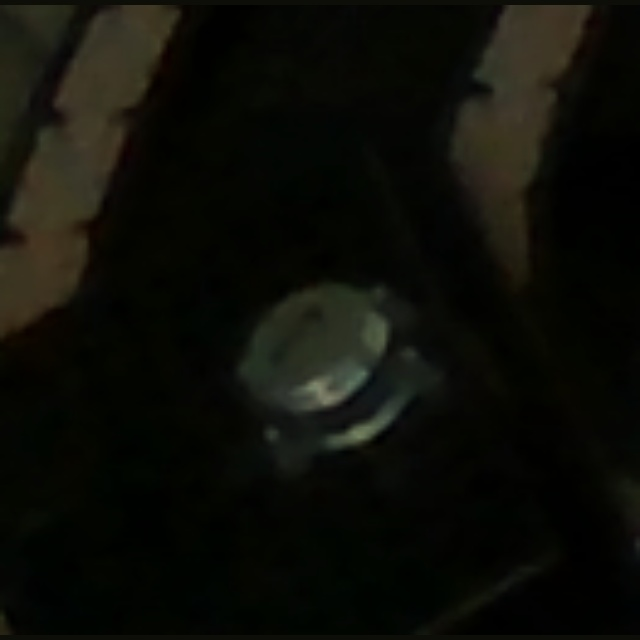
#> input picture 00_All_X_NO_X_222_By_Class/NO_X/test_HARD_HARD_NO_X_PASS_20260916_141632_842_VIEW_02.jpg, 640 x 640 px
$ python -i 27_live_fast_new_object_final_with_rfid_boundaries.py   (imports and definitions only)
#> lines starting #> are read from the running program, lines starting #| are printed output that depends on the picture
#> further down, picture is the input picture: shape (640, 640, 3); mean B, G, R 7.8, 13.6, 12.9
from __future__ import annotations

from collections import deque
import importlib.util
from pathlib import Path
import time

import cv2
import numpy as np
from ultralytics import YOLO


# ============================================================
# CREST YOLO26 - PHASE 27 FAST NEW-OBJECT + OCCLUSION-HOLD LIVE
# SELF-CONTAINED VERSION
#
# IMPORTANT FIX
# -------------
# This version does NOT import helper functions from
# live_final_empty_accepted_rejected.py.
#
# The previous candidate failed because the runtime copy of that
# module did not expose merge_pallet_detections as an attribute.
#
# This file now contains the required live helper logic directly
# and only loads dynamic_live_pallet_detection.py as the tracker stage.
#
# EXISTING live_final_empty_accepted_rejected.py IS NOT MODIFIED.
# ============================================================


# ============================================================
# PATHS
# ============================================================

CODE_DIR = Path(__file__).resolve().parent
SYSTEM_ROOT = CODE_DIR.parent

STAGE08_FILE = (
    CODE_DIR
    / "dynamic_live_pallet_detection.py"
)

PALLET_MODEL_PATH = (
    SYSTEM_ROOT
    / "MODELS"
    / "pallet_yolo26n_best.pt"
)

OBJECT_MODEL_PATH = (
    SYSTEM_ROOT
    / "MODELS"
    / "empty_object_yolo26n_cls_best.pt"
)

SYMBOL_MODEL_PATH = (
    SYSTEM_ROOT
    / "MODELS"
    / "x_no_x_yolo26n_medium_focus_final_hard_best.pt"
)

BOUNDARY_FILE = (
    SYSTEM_ROOT
    / "CONFIG"
    / "conveyor_boundary.json"
)

SAVE_DIR = (
    SYSTEM_ROOT
    / "RESULTS"
    / "27_Live_Fast_New_Object_Final"
)

DEBUG_DIR = (
    SAVE_DIR
    / "Latest_Medium_Focus_ROIs"
)

# [9 lines not run here, left out]


# ============================================================
# CAMERA
# ============================================================

# Try the normal CREST index first, then alternatives.
CAMERA_INDEX_CANDIDATES = [
    1,
    0,
    2,
    3,
    4,
]

CAMERA_WIDTH = 1920
CAMERA_HEIGHT = 1080
CAMERA_FPS = 30
CAMERA_EXPOSURE = -7.0


# ============================================================
# PALLET DETECTION / TRACKING
# ============================================================

PALLET_CONFIDENCE = 0.10
PALLET_CONFIRM_FRAMES = 5
PALLET_CROP_PADDING = 0.03

# Draw a missing track for only a very short time so we do not create ghosts.
TRACK_DISPLAY_GRACE_FRAMES = 2

# Keep its INTERNAL state longer than we draw it.  This allows the same pallet
# to pass behind the black pole/wire for a short time without losing its
# EMPTY/OBJECT and X/NO_X decision history.  Hidden stale tracks are NOT counted
# and are NOT drawn.
TRACK_STATE_MEMORY_FRAMES = 12

# Only bridge a NEW tracker ID across a genuinely brief disappearance.
# This is deliberately shorter than the internal state memory to reduce
# the chance of copying one pallet's state to a neighboring pallet.
STATE_BRIDGE_MAX_MISSED_FRAMES = 10

# Strict one-to-one state bridge used only when the tracker assigns a new ID
# after a short occlusion.
STATE_BRIDGE_MIN_SIZE_RATIO = 0.80
STATE_BRIDGE_MIN_SMALLER_OVERLAP = 0.20
STATE_BRIDGE_MIN_IOU = 0.08
STATE_BRIDGE_MAX_HORIZONTAL_CENTER_RATIO = 0.45
STATE_BRIDGE_MAX_VERTICAL_CENTER_RATIO = 0.35
STATE_BRIDGE_MIN_SCORE = 1.10
STATE_BRIDGE_UNIQUE_MARGIN = 0.25

DUPLICATE_MIN_SIZE_RATIO = 0.60
DUPLICATE_MIN_VERTICAL_OVERLAP = 0.70
DUPLICATE_MIN_SMALLER_OVERLAP = 0.18

DUPLICATE_MAX_HORIZONTAL_CENTER_RATIO = 0.82
DUPLICATE_MAX_VERTICAL_CENTER_RATIO = 0.35

STALE_TRANSFER_OVERLAP = 0.10
STALE_TRANSFER_IOU = 0.02
STALE_TRANSFER_CENTER_RATIO = 1.25


# ============================================================
# PALLET SOFTWARE BRIGHTENING
# ============================================================

PALLET_GAMMA = 0.60

pallet_clahe = cv2.createCLAHE(
    clipLimit=2.0,
    tileGridSize=(8, 8),
)


# ============================================================
# EMPTY / OBJECT
# ============================================================

OBJECT_IMAGE_SIZE = 320
OBJECT_MIN_CONFIDENCE = 0.50
OBJECT_HISTORY_FRAMES = 7

# Asymmetric evidence: seeing a real object is positive evidence, while EMPTY
# is allowed to take a little longer because the pole/wire can temporarily hide
# the object and make the crop look empty.
OBJECT_PRESENT_INITIAL_VOTES = 2
EMPTY_INITIAL_VOTES = 5

# If a new/reacquired track was temporarily committed as EMPTY while the pole
# covered the object, allow strong positive object evidence to upgrade it.
# This transition is one-way: OBJECT_PRESENT never downgrades back to EMPTY.
OBJECT_RECOVERY_VOTES = 2
OBJECT_RECOVERY_MIN_CONFIDENCE = 0.75

# FAST NEW-OBJECT DETECTION
# -------------------------
# An EMPTY pallet must not wait for the lower clean-view gate before we notice
# that a real object has been placed on it.  Three consecutive strong
# OBJECT_PRESENT observations are enough to start a fast symbol check anywhere
# the tracked pallet is visible.  This is intentionally stronger than one or two
# frames so a passing hand/wire does not turn an EMPTY pallet into an object.
OBJECT_FAST_ADD_CONSECUTIVE_VOTES = 3
OBJECT_FAST_ADD_MIN_CONFIDENCE = 0.85

# Automatic real-change detection while the conveyor is moving.
# A brief pole/wire occlusion may create one or two EMPTY observations,
# but a physically removed object creates sustained high-confidence EMPTY
# observations.  Require a consecutive streak before changing an already
# established OBJECT_PRESENT pallet to EMPTY.
# Contradictory EMPTY/OBJECT evidence is sampled slowly enough that a
# split-second hand/wire/occlusion cannot erase a known pallet state.
OBJECT_OBSERVATION_MIN_SECONDS = 0.18

# An established OBJECT_PRESENT pallet changes to EMPTY only after sustained
# clean-view evidence.  Five spaced observations require roughly 0.7-0.9 s.
OBJECT_REMOVAL_CONSECUTIVE_VOTES = 5
OBJECT_REMOVAL_MIN_CONFIDENCE = 0.85


# ============================================================
# SYMBOL MODEL / FROZEN REPRESENTATION
# ============================================================

SYMBOL_IMAGE_SIZE = 640
SYMBOL_MIN_CONFIDENCE = 0.65

FOCUS_X1 = 0.15
FOCUS_Y1 = 0.00
FOCUS_X2 = 0.85
FOCUS_Y2 = 0.67


# ============================================================
# LIVE 3-VIEW DECISION
# ============================================================

SYMBOL_REQUIRED_OBSERVATIONS = 3
SYMBOL_REQUIRED_VOTES = 2

# New observation must come from a meaningfully different pallet location.
SYMBOL_SAMPLE_MIN_CENTER_DISTANCE_RATIO = 0.22

# Prevent adjacent frames from becoming separate "views".
SYMBOL_SAMPLE_MIN_SECONDS = 0.20

# No fixed purple rectangle is used in Phase 25.
#
# The conveyor moves CLOCKWISE.  Therefore the clean section immediately after
# the right-side wire/turn is identified dynamically by TRACK MOTION:
#
#   top straight    -> pallet moves mainly RIGHT  -> no symbol voting
#   right turn/wire -> direction/box unstable     -> no symbol voting
#   lower straight  -> pallet moves mainly LEFT   -> symbol voting allowed
#   left turn       -> direction changes          -> no symbol voting
#
# This removes the temporary hard-coded spatial offset.  A camera shift does not
# move the decision logic to the wrong physical place.
SYMBOL_CLEAN_MIN_LEFTWARD_VX = 0.60
SYMBOL_CLEAN_HORIZONTAL_DOMINANCE = 1.25
SYMBOL_CLEAN_MIN_DETECT_CONFIDENCE = 0.20
SYMBOL_CLEAN_MIN_RING_OVERLAP = 0.30

# After the wire or any box instability, require several consecutive stable
# tracked frames before X/NO_X is allowed to vote.
SYMBOL_CLEAN_REQUIRED_STABLE_FRAMES = 5
SYMBOL_CLEAN_RECOVERY_SECONDS = 0.25
SYMBOL_CLEAN_MIN_BOX_IOU = 0.50
SYMBOL_CLEAN_MIN_SIZE_RATIO = 0.82
SYMBOL_CLEAN_MAX_HORIZONTAL_CENTER_RATIO = 0.22
SYMBOL_CLEAN_MAX_VERTICAL_CENTER_RATIO = 0.20

# Initial classification still uses the externally validated 2-of-3 rule.
# Once ACCEPTED/REJECTED exists, a genuine physical X <-> NO_X change requires
# 3/3 opposite CLEAN observations.  Bad wire/turn views cannot rewrite it.
SYMBOL_CHANGE_REQUIRED_OPPOSITE_VOTES = 3

# FAST SYMBOL CHECK AFTER A NEW OBJECT APPEARS
# --------------------------------------------
# The old clean-view-only logic could make a newly placed object wait one or two
# full conveyor laps before collecting three symbol samples.  After a confirmed
# EMPTY -> OBJECT_PRESENT transition, open a short fast window instead.
#
# We wait briefly for the placing hand to move away, then take three
# time-separated / slightly-spaced samples.  A fast decision requires 3/3
# identical votes.  If they disagree, the fast window expires and the normal
# clean-view logic takes over.
FAST_SYMBOL_START_DELAY_SECONDS = 0.35
FAST_SYMBOL_WINDOW_SECONDS = 2.50
FAST_SYMBOL_SAMPLE_MIN_SECONDS = 0.16
FAST_SYMBOL_MIN_CENTER_DISTANCE_RATIO = 0.05
FAST_SYMBOL_REQUIRED_IDENTICAL_VOTES = 3
FAST_SYMBOL_MIN_DETECT_CONFIDENCE = 0.20
FAST_SYMBOL_MIN_RING_OVERLAP = 0.25


# ============================================================
# DISPLAY COLORS
# ============================================================

COLOR_EMPTY = (0, 255, 0)
COLOR_ACCEPTED = (255, 255, 0)
COLOR_REJECTED = (0, 0, 255)
COLOR_CHECKING = (0, 255, 255)
COLOR_UNKNOWN = (255, 255, 255)


# ============================================================
# RFID STATION BOUNDARIES - DISPLAY ONLY
# ============================================================

# RFID1 = TOP conveyor, RIGHT -> LEFT
RFID1_BOX = (1123, 578, 1183, 675)

# RFID2 = BOTTOM conveyor, LEFT -> RIGHT
RFID2_BOX = (823, 734, 884, 815)

COLOR_RFID1 = (0, 255, 255)
COLOR_RFID2 = (255, 255, 0)


# ============================================================
# LOAD DYNAMIC PALLET STAGE
# ============================================================

# [108 lines left out: functions load_stage08, open_camera, not called in this run]


# ============================================================
# IMAGE PREPROCESSING
# ============================================================

def make_pallet_frame(frame):
    table = np.array(
        [
            (
                (
                    value
                    / 255.0
                )
                ** PALLET_GAMMA
            )
            * 255
            for value in range(
                256
            )
        ],
        dtype=np.uint8,
    )

    bright = cv2.LUT(
        frame,
        table,
    )
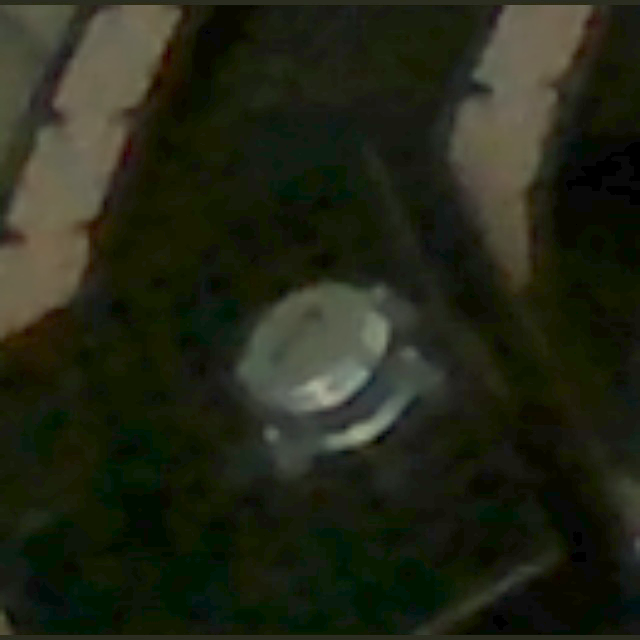
#> bright: shape (640, 640, 3); mean B, G, R 22.3, 37.7, 34.3

    lab = cv2.cvtColor(
        bright,
        cv2.COLOR_BGR2LAB,
    )
#> lab: shape (640, 640, 3); mean of channels 0, 1, 2 35.6, 123.7, 135.9

    (
        l_channel,
        a_channel,
        b_channel,
    ) = cv2.split(
        lab
    )
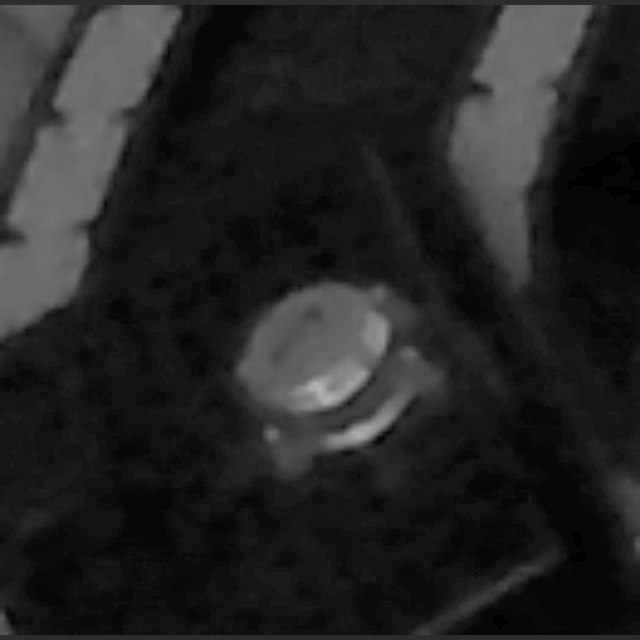
#> l_channel: shape (640, 640); min 0, max 177, mean 35.6
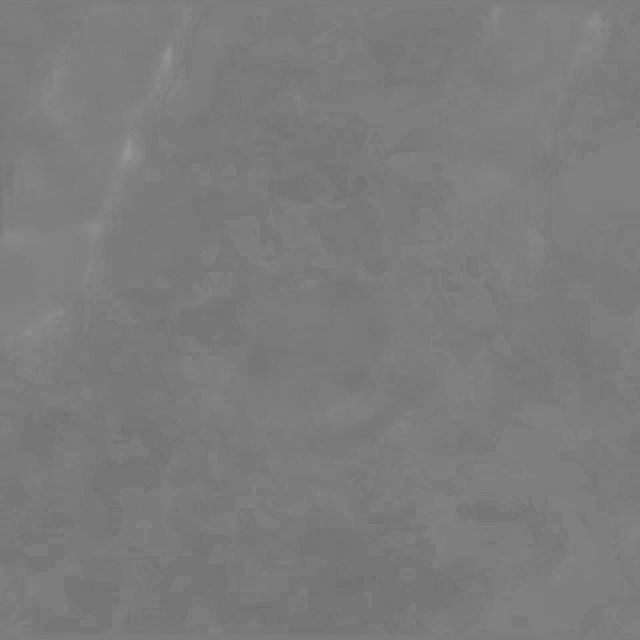
#> a_channel: shape (640, 640); min 111, max 151, mean 123.7
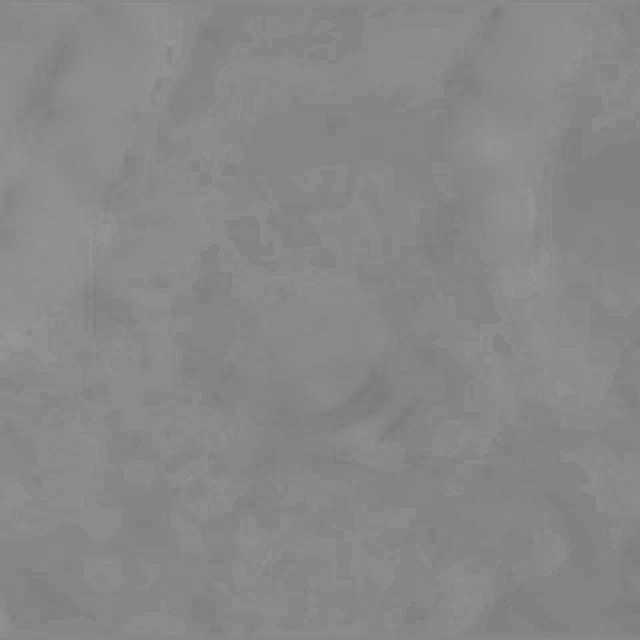
#> b_channel: shape (640, 640); min 121, max 154, mean 135.9

    l_channel = pallet_clahe.apply(
        l_channel
    )
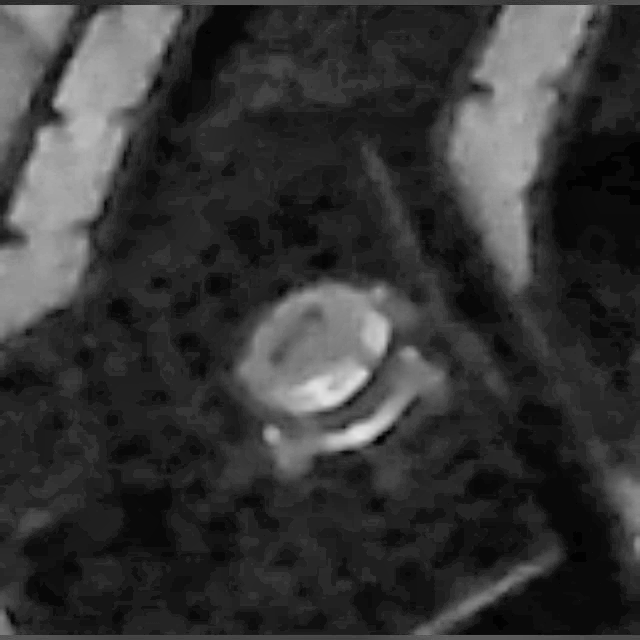
#> l_channel: shape (640, 640); min 0, max 228, mean 54.4

    lab = cv2.merge(
        (
            l_channel,
            a_channel,
            b_channel,
        )
    )
#> lab: shape (640, 640, 3); mean of channels 0, 1, 2 54.4, 123.7, 135.9

    return cv2.cvtColor(
        lab,
        cv2.COLOR_LAB2BGR,
    )
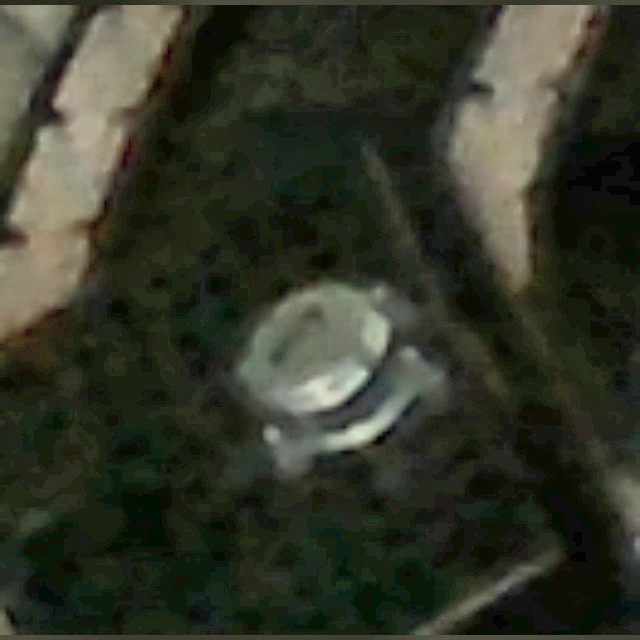
#> returned value: shape (640, 640, 3); mean B, G, R 40.5, 54.5, 50.9


# [3415 lines left out: functions make_symbol_frame, crop_pallet, box_iou, smaller_box_overlap_ratio, vertical_overlap_ratio, box_size_ratio and 24 more, not called in this run]


# [2 lines not run here, left out]

>>> import cv2
>>> picture = cv2.imread('../../00_All_X_NO_X_222_By_Class/NO_X/test_HARD_HARD_NO_X_PASS_20260916_141632_842_VIEW_02.jpg')
>>> result = make_pallet_frame(picture)

$ run again, on 00_All_X_NO_X_222_By_Class/NO_X/test_HARD_HARD_NO_X_PASS_20260916_141639_584_VIEW_01.jpg
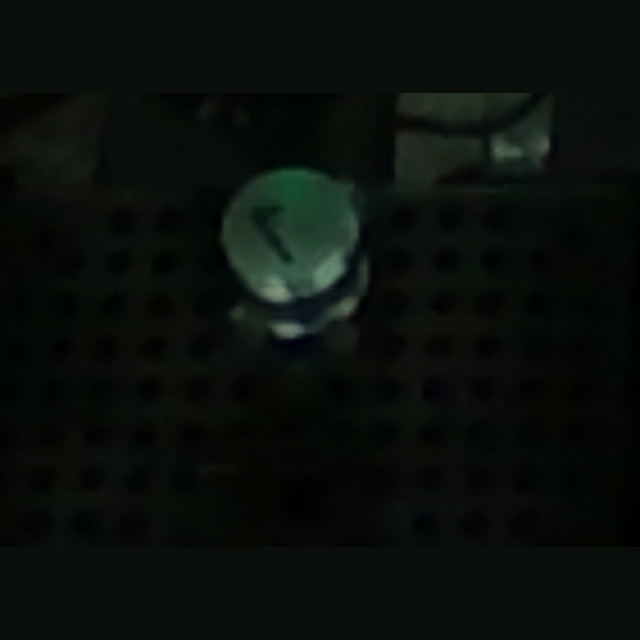
#> input picture 00_All_X_NO_X_222_By_Class/NO_X/test_HARD_HARD_NO_X_PASS_20260916_141639_584_VIEW_01.jpg, 640 x 640 px
#> picture is the input picture: shape (640, 640, 3); mean B, G, R 10.8, 14.9, 9.9
#> in make_pallet_frame, `bright = cv2.LUT( frame, table, )`:
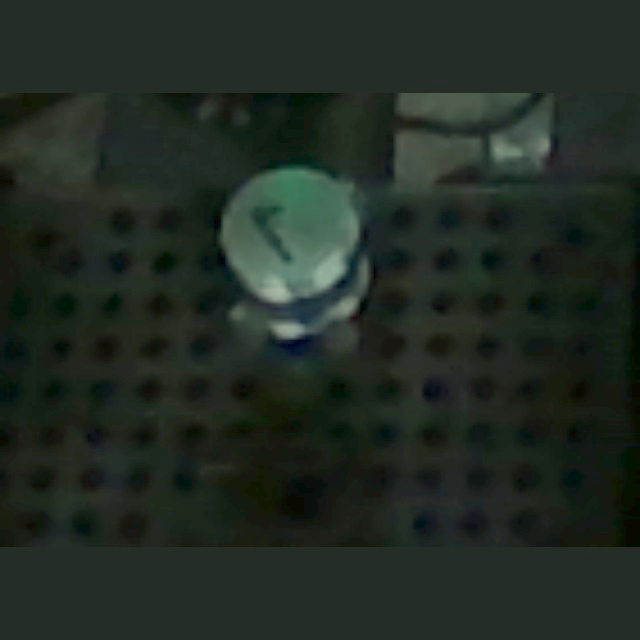
#> bright: shape (640, 640, 3); mean B, G, R 35, 43.4, 33.4
#> in make_pallet_frame, `return cv2.cvtColor( lab, cv2.COLOR_LAB2BGR, )`:
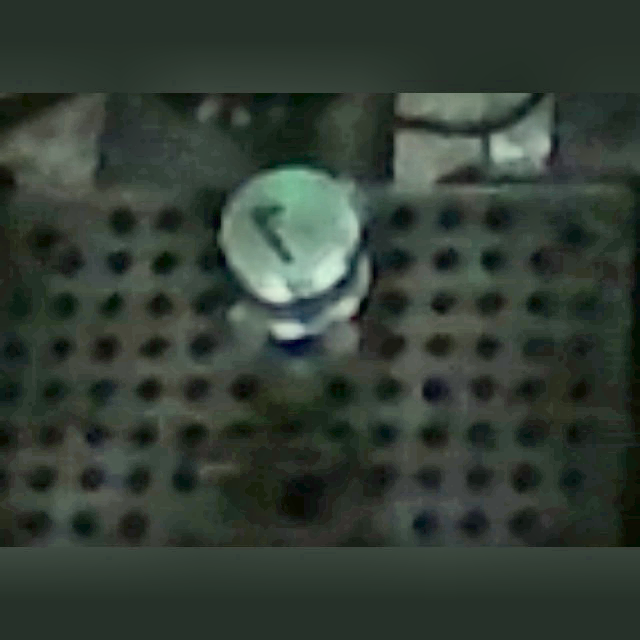
#> returned value: shape (640, 640, 3); mean B, G, R 52.3, 61.3, 50.5

$ run again, on 00_All_X_NO_X_222_By_Class/NO_X/train_HARD_HARD_NO_X_PASS_20260916_141626_729_VIEW_02.jpg
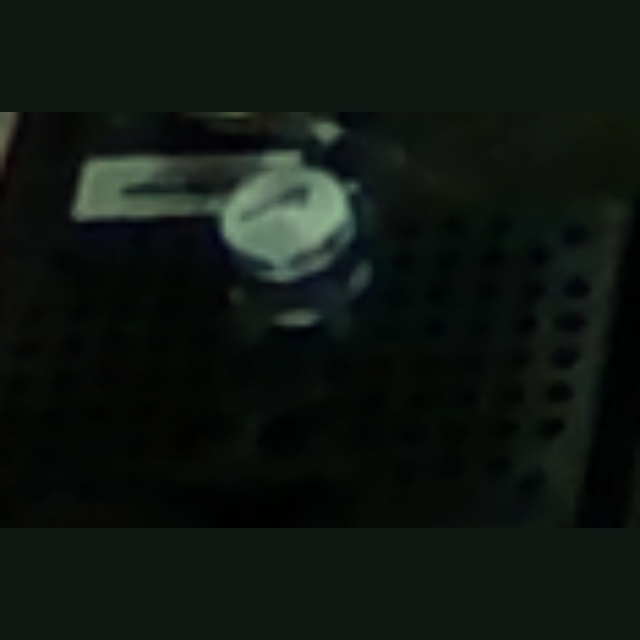
#> input picture 00_All_X_NO_X_222_By_Class/NO_X/train_HARD_HARD_NO_X_PASS_20260916_141626_729_VIEW_02.jpg, 640 x 640 px
#> picture is the input picture: shape (640, 640, 3); mean B, G, R 17.1, 21.2, 15
#> in make_pallet_frame, `bright = cv2.LUT( frame, table, )`:
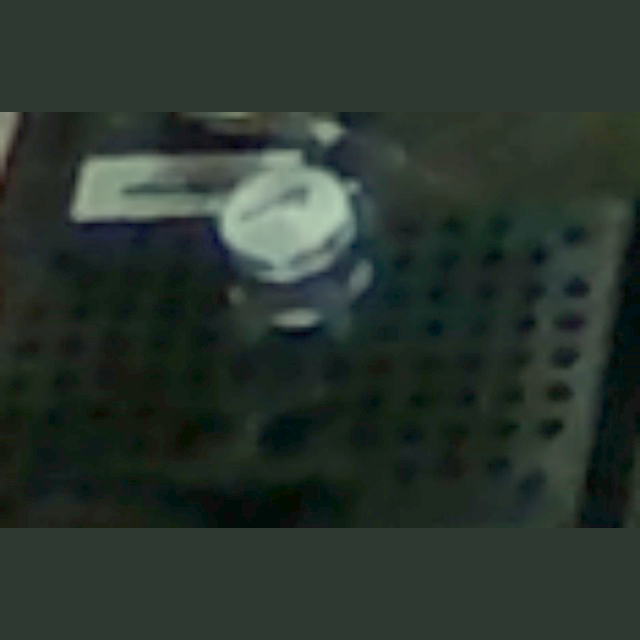
#> bright: shape (640, 640, 3); mean B, G, R 45.7, 52.8, 41.3
#> in make_pallet_frame, `return cv2.cvtColor( lab, cv2.COLOR_LAB2BGR, )`:
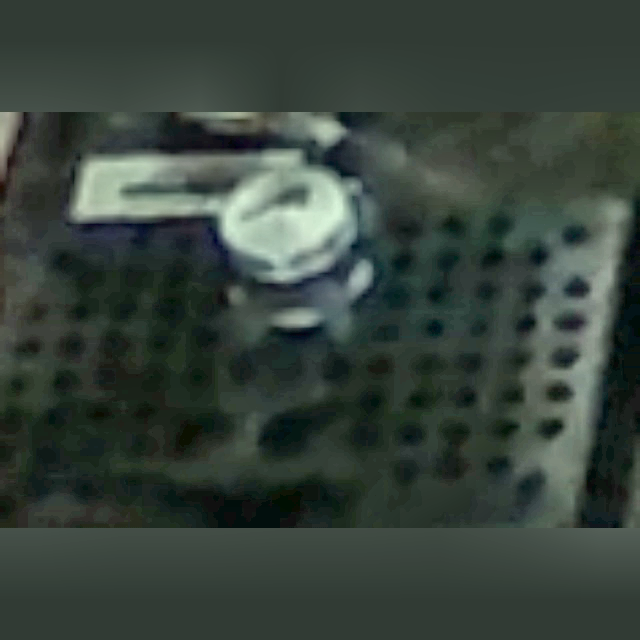
#> returned value: shape (640, 640, 3); mean B, G, R 59.4, 66.8, 55.3
